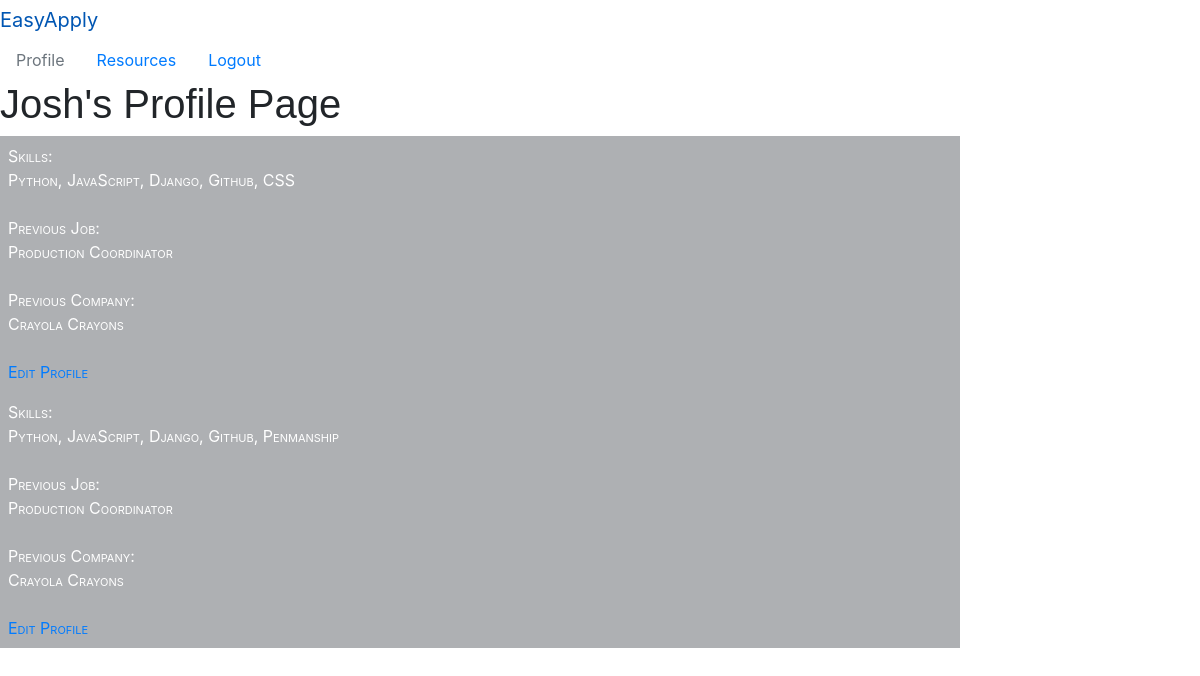
The page /profile/1 (signed in) on the database its author committed.
### applicants/models.py (models this page shows)
class Applicant(models.Model):
    first_name = models.CharField(max_length=45)
    last_name = models.CharField(max_length=45)
    email = models.CharField(max_length=150)
    password = models.CharField(max_length=150)
    created_at = models.DateTimeField(auto_now_add=True)
    updated_at = models.DateTimeField(auto_now=True)
    objects = ApplicantManager()

class Profile(models.Model):
    applicant = models.ForeignKey(Applicant, related_name="user_profile", on_delete=models.CASCADE)
    skills = models.CharField(max_length=250)
    prev_job = models.CharField(max_length=50)
    prev_company = models.CharField(max_length=50)

### applicants/views.py (the view)
# urls.py: path('profile/<int:applicantid>', views.profile),
def profile(request, applicantid):
    if 'userid' in request.session:
        context = {
            'applicant': Applicant.objects.get(id=applicantid),
            'all_profiles': Profile.objects.all()
        }
        return render(request, 'profile.html', context)

### applicants/templates/profile.html (shortened to what this page needs)
<!DOCTYPE html>
<html lang="en">
<head>
    {% load static %}
    <link rel="stylesheet" href="{% static 'css/style.css' %}">
    <link rel="stylesheet" href="https://maxcdn.bootstrapcdn.com/bootstrap/4.0.0/css/bootstrap.min.css">
</head>
<body>
  <nav>
    <div class="nav-styling">
      <div class="navbar-header">
        <a class="navbar-brand" href="/jobs">EasyApply</a>
      </div>
      <ul class="nav">
        <li class="nav-item"><a class="nav-link disabled" href="/profile/{{applicant.id}}">Profile</a></li>
        <li class="nav-item"><a class="nav-link" href="/resources">Resources</a></li>
        <li class="nav-item"><a class="nav-link" href="/logout">Logout</a></li>
      </ul>
    </div>
  </nav>
  <h1 class="applicant-greeting">{{applicant.first_name}}'s Profile Page</h1>
  {% for profile in all_profiles %}
  {% if profile.applicant.id == applicant.id %}
    <div class="user-profile">
      <label>Skills:<p>{{profile.skills}}</p></label>
      <label>Previous Job:<p>{{profile.prev_job}}</p></label>
      <label>Previous Company:<p>{{profile.prev_company}}</p></label>
      <a href="/profile/{{applicant.id}}/edit">Edit Profile</a>
    </div>
  {% endif %}
  {% endfor %}
</body>
</html>

### applicants/static/css/style.css (style rules this page uses)
.user-profile { display: flex; flex-direction: column; justify-content: left; background-color: rgb(174, 176, 179); color: white; font-variant: small-caps; width: 80%; padding: 8px; }
.applicant-greeting { font-family: Arial, Helvetica, sans-serif; }

### rows shown on the page
Applicant: first_name "Josh"
Profile: skills "Python, JavaScript, Django, Github, CSS", prev_job "Production Coordinator", prev_company "Crayola Crayons"
Profile: skills "Python, JavaScript, Django, Github, Penmanship", prev_job "Production Coordinator", prev_company "Crayola Crayons"
